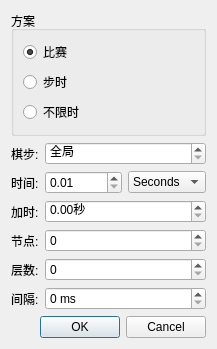
<?xml version="1.0" encoding="UTF-8"?>
<ui version="4.0">
 <class>TimeControlDialog</class>
 <widget class="QDialog" name="TimeControlDialog">
  <property name="geometry">
   <rect>
    <x>0</x>
    <y>0</y>
    <width>286</width>
    <height>381</height>
   </rect>
  </property>
  <property name="windowTitle">
   <string>时间设定</string>
  </property>
  <layout class="QVBoxLayout" name="verticalLayout_2">
   <property name="sizeConstraint">
    <enum>QLayout::SetFixedSize</enum>
   </property>
   <item>
    <widget class="QGroupBox" name="groupBox">
     <property name="autoFillBackground">
      <bool>false</bool>
     </property>
     <property name="title">
      <string>方案</string>
     </property>
     <property name="flat">
      <bool>false</bool>
     </property>
     <property name="checkable">
      <bool>false</bool>
     </property>
     <layout class="QVBoxLayout" name="verticalLayout_3">
      <item>
       <widget class="QRadioButton" name="m_tournamentRadio">
        <property name="toolTip">
         <string>Tournament time control</string>
        </property>
        <property name="text">
         <string>比赛</string>
        </property>
        <property name="checked">
         <bool>true</bool>
        </property>
       </widget>
      </item>
      <item>
       <widget class="QRadioButton" name="m_timePerMoveRadio">
        <property name="toolTip">
         <string>Fixed time limit for each move</string>
        </property>
        <property name="text">
         <string>步时</string>
        </property>
       </widget>
      </item>
      <item>
       <widget class="QRadioButton" name="m_infiniteRadio">
        <property name="toolTip">
         <string>Infinite thinking time</string>
        </property>
        <property name="text">
         <string>不限时</string>
        </property>
       </widget>
      </item>
     </layout>
    </widget>
   </item>
   <item>
    <layout class="QFormLayout" name="formLayout">
     <property name="fieldGrowthPolicy">
      <enum>QFormLayout::AllNonFixedFieldsGrow</enum>
     </property>
     <item row="0" column="0">
      <widget class="QLabel" name="label">
       <property name="text">
        <string>棋步:</string>
       </property>
       <property name="buddy">
        <cstring>m_movesSpin</cstring>
       </property>
      </widget>
     </item>
     <item row="0" column="1">
      <widget class="QSpinBox" name="m_movesSpin">
       <property name="toolTip">
        <string>The number of moves in a time control</string>
       </property>
       <property name="specialValueText">
        <string>全局</string>
       </property>
       <property name="maximum">
        <number>9999</number>
       </property>
       <property name="value">
        <number>0</number>
       </property>
      </widget>
     </item>
     <item row="1" column="0">
      <widget class="QLabel" name="label_2">
       <property name="text">
        <string>时间:</string>
       </property>
       <property name="buddy">
        <cstring>m_timeSpin</cstring>
       </property>
      </widget>
     </item>
     <item row="1" column="1">
      <layout class="QHBoxLayout" name="horizontalLayout">
       <item>
        <widget class="QDoubleSpinBox" name="m_timeSpin">
         <property name="toolTip">
          <string>Time limit for the chosen time control</string>
         </property>
         <property name="decimals">
          <number>2</number>
         </property>
         <property name="minimum">
          <double>0.010000000000000</double>
         </property>
         <property name="maximum">
          <double>10000.000000000000000</double>
         </property>
         <property name="value">
          <double>0.010000000000000</double>
         </property>
        </widget>
       </item>
       <item>
        <widget class="QComboBox" name="m_timeUnitCombo">
         <property name="toolTip">
          <string>时间单位</string>
         </property>
         <property name="currentText">
          <string>Seconds</string>
         </property>
         <property name="currentIndex">
          <number>0</number>
         </property>
         <item>
          <property name="text">
           <string>Seconds</string>
          </property>
         </item>
         <item>
          <property name="text">
           <string>Minutes</string>
          </property>
         </item>
         <item>
          <property name="text">
           <string>Hours</string>
          </property>
         </item>
        </widget>
       </item>
      </layout>
     </item>
     <item row="2" column="0">
      <widget class="QLabel" name="label_3">
       <property name="text">
        <string>加时:</string>
       </property>
       <property name="buddy">
        <cstring>m_incrementSpin</cstring>
       </property>
      </widget>
     </item>
     <item row="2" column="1">
      <widget class="QDoubleSpinBox" name="m_incrementSpin">
       <property name="toolTip">
        <string>Time increment per move in seconds</string>
       </property>
       <property name="suffix">
        <string>秒</string>
       </property>
      </widget>
     </item>
     <item row="4" column="1">
      <widget class="QSpinBox" name="m_pliesSpin">
       <property name="toolTip">
        <string>Maximum search depth in plies (engines only)</string>
       </property>
       <property name="maximum">
        <number>999</number>
       </property>
      </widget>
     </item>
     <item row="4" column="0">
      <widget class="QLabel" name="label_5">
       <property name="text">
        <string>层数:</string>
       </property>
       <property name="buddy">
        <cstring>m_pliesSpin</cstring>
       </property>
      </widget>
     </item>
     <item row="3" column="1">
      <widget class="QSpinBox" name="m_nodesSpin">
       <property name="toolTip">
        <string>Maximum number of nodes to search (engines only)</string>
       </property>
       <property name="maximum">
        <number>2147483647</number>
       </property>
      </widget>
     </item>
     <item row="3" column="0">
      <widget class="QLabel" name="label_4">
       <property name="text">
        <string>节点:</string>
       </property>
       <property name="buddy">
        <cstring>m_nodesSpin</cstring>
       </property>
      </widget>
     </item>
     <item row="5" column="1">
      <widget class="QSpinBox" name="m_marginSpin">
       <property name="toolTip">
        <string>The time limit can be exceeded by this many milliseconds</string>
       </property>
       <property name="suffix">
        <string> ms</string>
       </property>
       <property name="maximum">
        <number>9999</number>
       </property>
      </widget>
     </item>
     <item row="5" column="0">
      <widget class="QLabel" name="label_6">
       <property name="text">
        <string>间隔:</string>
       </property>
       <property name="buddy">
        <cstring>m_marginSpin</cstring>
       </property>
      </widget>
     </item>
    </layout>
   </item>
   <item>
    <widget class="QDialogButtonBox" name="buttonBox">
     <property name="orientation">
      <enum>Qt::Horizontal</enum>
     </property>
     <property name="standardButtons">
      <set>QDialogButtonBox::Cancel|QDialogButtonBox::Ok</set>
     </property>
    </widget>
   </item>
  </layout>
 </widget>
 <resources/>
 <connections>
  <connection>
   <sender>buttonBox</sender>
   <signal>accepted()</signal>
   <receiver>TimeControlDialog</receiver>
   <slot>accept()</slot>
   <hints>
    <hint type="sourcelabel">
     <x>248</x>
     <y>254</y>
    </hint>
    <hint type="destinationlabel">
     <x>157</x>
     <y>274</y>
    </hint>
   </hints>
  </connection>
  <connection>
   <sender>buttonBox</sender>
   <signal>rejected()</signal>
   <receiver>TimeControlDialog</receiver>
   <slot>reject()</slot>
   <hints>
    <hint type="sourcelabel">
     <x>316</x>
     <y>260</y>
    </hint>
    <hint type="destinationlabel">
     <x>286</x>
     <y>274</y>
    </hint>
   </hints>
  </connection>
 </connections>
</ui>
